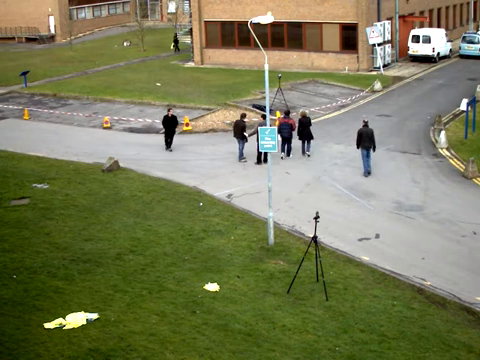
#> input picture frame 79 of Session 3/motion tracking/vtestavi.mp4, 480 x 360 px
$ python motion-heatmap.py
#> lines starting #> are read from the running program, lines starting #| are printed output that depends on the picture
'''
Copyright (c) 2017 Intel Corporation.
Licensed under the MIT license. See LICENSE file in the project root for full license information.
'''

import numpy as np
import cv2
import copy

def main():
    cap = cv2.VideoCapture('vtestavi.mp4')
    # pip install opencv-contrib-python
    fgbg = cv2.bgsegm.createBackgroundSubtractorMOG()

    # number of frames is a variable for development purposes, you can change the for loop to a while(cap.isOpened()) instead to go through the whole video
    num_frames = 350

    first_iteration_indicator = 1
    for i in range(0, num_frames):
        '''
        There are some important reasons this if statement exists:
            -in the first run there is no previous frame, so this accounts for that
            -the first frame is saved to be used for the overlay after the accumulation has occurred
            -the height and width of the video are used to create an empty image for accumulation (accum_image)
        '''
        if (first_iteration_indicator == 1):
            ret, frame = cap.read()
            first_frame = copy.deepcopy(frame)
            gray = cv2.cvtColor(frame, cv2.COLOR_BGR2GRAY)
            height, width = gray.shape[:2]
            accum_image = np.zeros((height, width), np.uint8)
            first_iteration_indicator = 0
        else:
            ret, frame = cap.read()  # read a frame
            gray = cv2.cvtColor(frame, cv2.COLOR_BGR2GRAY)  # convert to grayscale

            fgmask = fgbg.apply(gray)  # remove the background

            # for testing purposes, show the result of the background subtraction
            # cv2.imshow('diff-bkgnd-frame', fgmask)

            # apply a binary threshold only keeping pixels above thresh and setting the result to maxValue.  If you want
            # motion to be picked up more, increase the value of maxValue.  To pick up the least amount of motion over time, set maxValue = 1
            thresh = 2
            maxValue = 2
            ret, th1 = cv2.threshold(fgmask, thresh, maxValue, cv2.THRESH_BINARY)
            # for testing purposes, show the threshold image
            # cv2.imwrite('diff-th1.jpg', th1)

            # add to the accumulated image
            accum_image = cv2.add(accum_image, th1)
            # for testing purposes, show the accumulated image
            # cv2.imwrite('diff-accum.jpg', accum_image)

            # for testing purposes, control frame by frame
            # raw_input("press any key to continue")

        # for testing purposes, show the current frame
        # cv2.imshow('frame', gray)

        if cv2.waitKey(1) & 0xFF == ord('q'):
            break
#> this loop made 1 pass; (key q is pressed on pass 1)
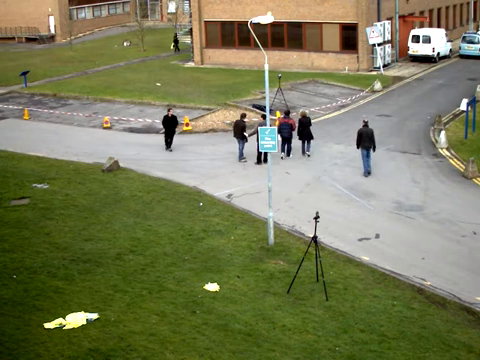
#> input picture frame 79 of Session 3/motion tracking/vtestavi.mp4, 480 x 360 px
#> pass 1, in main, `gray = cv2.cvtColor(frame, cv2.COLOR_BGR2GRAY)`:
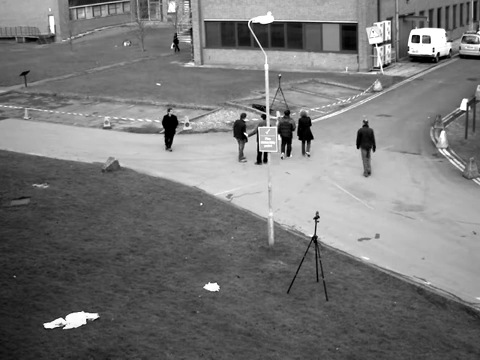
#> gray: shape (360, 480); min 0, max 255, mean 119.1
#> after the loop: accum_image: shape (360, 480); every value is 0
#> first_frame is the input picture: shape (360, 480, 3); mean B, G, R 88.6, 123.8, 121.6
#> after the loop, first_iteration_indicator = 0; height = 360; width = 480

    # apply a color map
    # COLORMAP_PINK also works well, COLORMAP_BONE is acceptable if the background is dark
    color_image = im_color = cv2.applyColorMap(accum_image, cv2.COLORMAP_HOT)
#> color_image: shape (360, 480, 3); every value is 0
    # for testing purposes, show the colorMap image
    # cv2.imwrite('diff-color.jpg', color_image)

    # overlay the color mapped image to the first frame
    result_overlay = cv2.addWeighted(first_frame, 0.7, color_image, 0.7, 0)
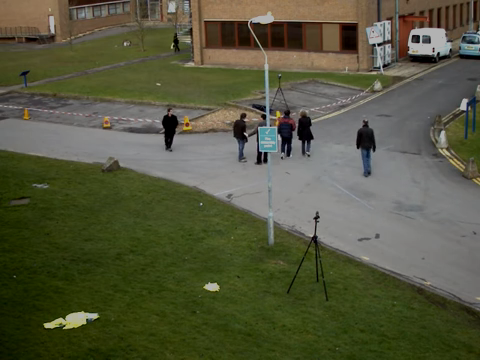
#> result_overlay: shape (360, 480, 3); mean B, G, R 62, 86.7, 85.1

    # save the final overlay image
    cv2.imwrite('diff-overlay.jpg', result_overlay)

    # cleanup
    cap.release()
    cv2.destroyAllWindows()

if __name__=='__main__':
    main()

$ run again, starting later in the video
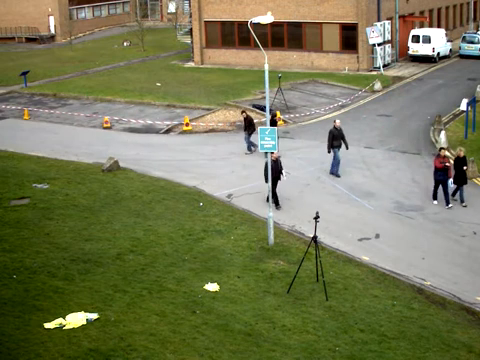
#> input picture frame 357 of Session 3/motion tracking/vtestavi.mp4, 480 x 360 px
#> the loop in main, `for i in range(0, num_frames):` made 1 pass; (key q is pressed on pass 1)
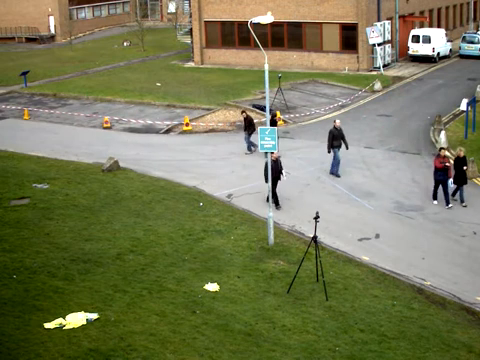
#> input picture frame 357 of Session 3/motion tracking/vtestavi.mp4, 480 x 360 px
#> pass 1, in main, `gray = cv2.cvtColor(frame, cv2.COLOR_BGR2GRAY)`:
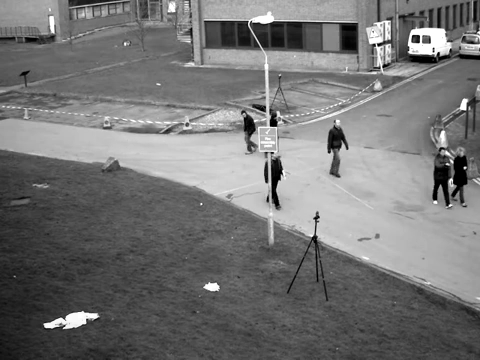
#> gray: shape (360, 480); min 0, max 255, mean 116.7
#> in main, first_frame is the input picture: shape (360, 480, 3); mean B, G, R 86.6, 121.4, 119
#> after the loop in main, `for i in range(0, num_frames):`: first_iteration_indicator = 0; height = 360; width = 480
#> color_image: shape (360, 480, 3); every value is 0
#> in main, `result_overlay = cv2.addWeighted(first_frame, 0.7, color_image, 0.7, 0)`:
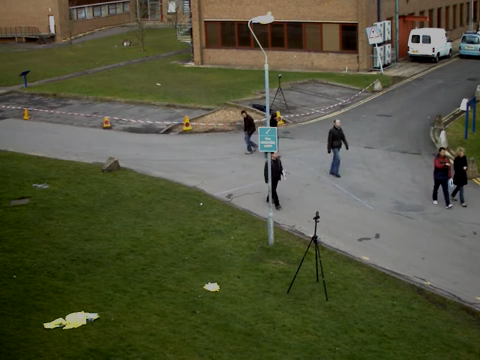
#> result_overlay: shape (360, 480, 3); mean B, G, R 60.6, 85, 83.3

$ run again, starting later in the video
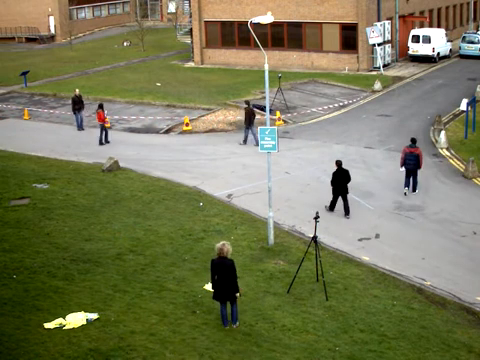
#> input picture frame 636 of Session 3/motion tracking/vtestavi.mp4, 480 x 360 px
#> the loop in main, `for i in range(0, num_frames):` made 1 pass; (key q is pressed on pass 1)
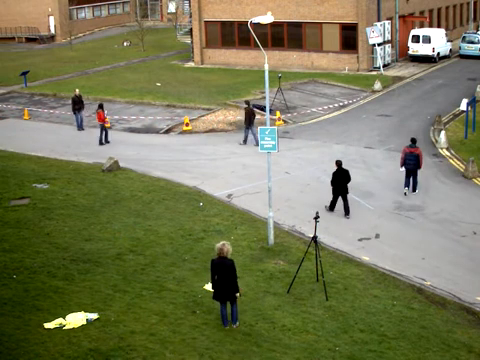
#> input picture frame 636 of Session 3/motion tracking/vtestavi.mp4, 480 x 360 px
#> pass 1, in main, `gray = cv2.cvtColor(frame, cv2.COLOR_BGR2GRAY)`:
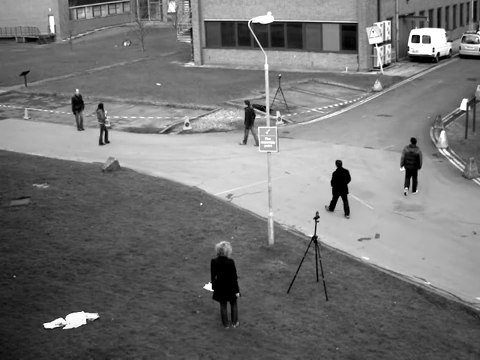
#> gray: shape (360, 480); min 0, max 255, mean 116.7
#> in main, first_frame is the input picture: shape (360, 480, 3); mean B, G, R 87.1, 120.9, 119.7
#> after the loop in main, `for i in range(0, num_frames):`: first_iteration_indicator = 0; height = 360; width = 480
#> color_image: shape (360, 480, 3); every value is 0
#> in main, `result_overlay = cv2.addWeighted(first_frame, 0.7, color_image, 0.7, 0)`:
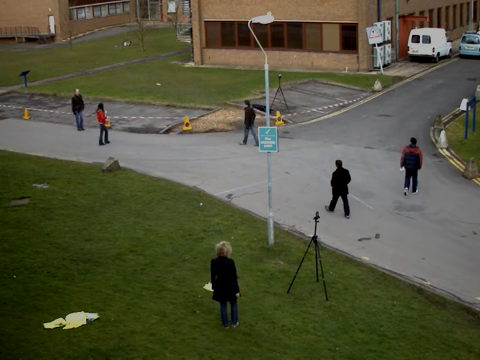
#> result_overlay: shape (360, 480, 3); mean B, G, R 61, 84.6, 83.8
